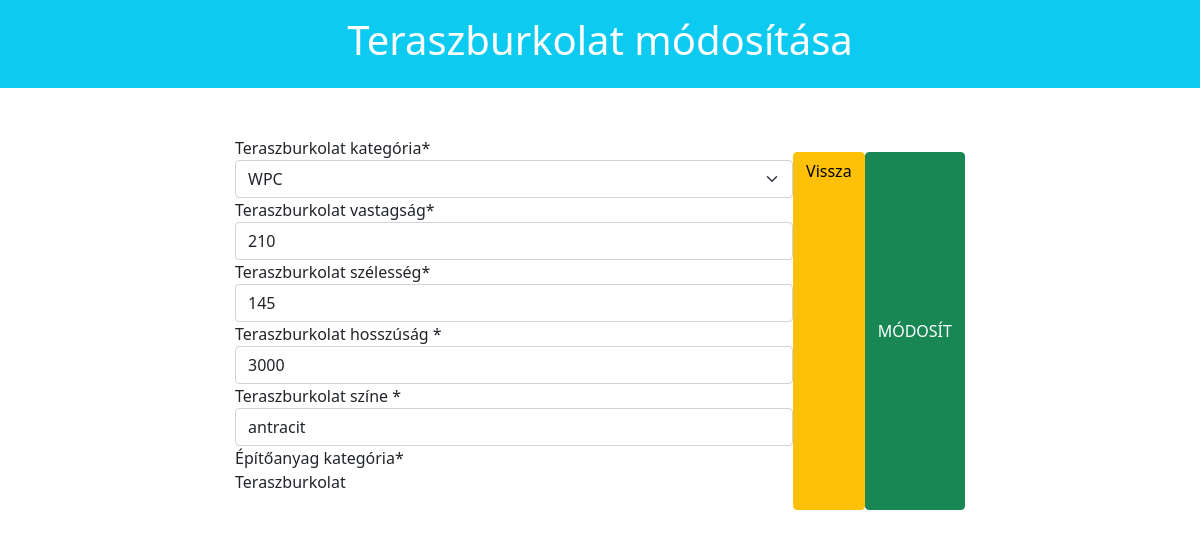
Screenshot of /Login/app/index.php?controller=terracefloor&action=edit&terracefloorID=2 (signed in) with the database file from the repository.
### tables this page shows
CREATE TABLE `terracefloor` (
  `terracefloorID` int(11) NOT NULL,
  `terracefloorCategoryID` int(11) NOT NULL,
  `thickness` varchar(45) NOT NULL,
  `width` varchar(45) NOT NULL,
  `length` varchar(45) NOT NULL,
  `terracefloorColor` varchar(45) NOT NULL,
  `materialID` int(11) NOT NULL
);

### Login/app/controller/TerracefloorController.php (called while the page is built, shortened)
<?php
require_once('model\TerracefloorDao.php');
require_once('model\TerracefloorCategoryDao.php');
class TerracefloorController {
    public function load($view, $data=[]){
        extract($data);
        include("view/terracefloor/{$view}.php");
        return $data;
    }
       public function loadTerracefloorToEdit(int $terracefloorID){
        $terracefloorDaoObj = new TerracefloorDao();
        $terracefloorData = $terracefloorDaoObj->getTerracefloorById($terracefloorID);
        $terracefloorCategoryDaoObj = new TerracefloorCategoryDao();
        $terracefloorCategories = $terracefloorCategoryDaoObj -> getAllTerracefloorCategory();
        return $this->load('edit',[
            'terracefloor' => $terracefloorData,
            'terracefloorCategories' => $terracefloorCategories,
        ]);
       }
}
?>

### Login/app/model/TerracefloorDao.php (called while the page is built, shortened)
<?php
    class TerracefloorDao {
        public function getTerracefloorById(int $terracefloorID){
            $dbObj = new Db();
            $conn = $dbObj->getConnection();
            $statement = $conn->prepare("SELECT t.terracefloorID, tc.terracefloorCategoryID, t.thickness, t.width, t.length, t.terracefloorColor, m.materialID FROM terracefloor as t INNER JOIN terracefloor_category as tc ON t.terracefloorCategoryID = tc.terracefloorCategoryID INNER JOIN material as m ON t.materialID = m.materialID WHERE t.terracefloorID = :terracefloorID");
            $statement -> setFetchMode(\PDO::FETCH_OBJ);
            $statement->execute([
                ':terracefloorID'=>$terracefloorID,
            ]);
            return $statement->fetch();
        }
    }
    ?>

### Login/app/model/TerracefloorCategoryDao.php (called while the page is built, shortened)
<?php
class TerracefloorCategoryDao {
    public function getAllTerracefloorCategory(){
        $dbObj = new Db();
        $conn = $dbObj->getConnection();
        $statement = $conn->prepare("SELECT * FROM terracefloor_category  ORDER BY terracefloorCategoryID");
        $statement->setFetchMode(\PDO::FETCH_OBJ);
        $statement->execute();
        return $statement->fetchAll();
    }
}
?>

### Login/app/view/terracefloor/edit.php (the view, shortened to what this page needs)
<div class="row">
    <div class="jumbotron bg-info text-white pt-3 pb-3">
        <h1 class="display3 text-center">Teraszburkolat módosítása</h1>
    </div>
</div>
<div class="container mt-5 d-flex justify-content-center">
    <div class="col-sm-6">
        <form action="index.php?controller=terracefloor&action=update&terracefloorID=<?php echo $terracefloor->terracefloorID;?>" method="POST">
        <div class="form-group">
                <label for="[terracefloor]terracefloorCategoryID">Teraszburkolat kategória*</label>
                <select class="form-select" name="terracefloor[terracefloorCategoryID]" id="terracefloor[terracefloorCategoryID]">
                    <?php
                        $selected = "";
                        foreach ($terracefloorCategories as $terracefloorCategory) {
                            $terracefloor->terracefloorCategoryID == $terracefloorCategory->terracefloorCategoryID ? $selected = "selected" : $selected = "";
                           echo "<option value=" .$terracefloorCategory->terracefloorCategoryID ." $selected> $terracefloorCategory->terracefloorCategoryName </option>";
                        }
                    ?>
                </select>
                </div>
            <div class="form-group">
                <label for="thickness">Teraszburkolat vastagság*</label>
                <input type="text" class="form-control" name="terracefloor[thickness]" id="thickness"  value=<?php echo $terracefloor->thickness;?> required>
            </div>
            <div class="form-group">
                <label for="width">Teraszburkolat szélesség*</label>
                <input type="text" class="form-control" name="terracefloor[width]" id="width"
                value=<?php echo $terracefloor->width; ?> required>
            </div>
            <div class="form-group">
                <label for="length">Teraszburkolat hosszúság *</label>
                <input type="text" class="form-control" name="terracefloor[length]" id="length"
                value=<?php echo $terracefloor->length; ?> required>
            </div>
            <div class="form-group">
                <label for="terracefloorColor">Teraszburkolat színe *</label>
                <input type="text" class="form-control" name="terracefloor[terracefloorColor]" id="terracefloorColor"
                value=<?php echo $terracefloor->terracefloorColor; ?> required>
            </div>
                <div class="form-group">
                <label for="materialID">Építőanyag kategória*</label>
    <p class="form-control-static">Teraszburkolat</p>
            </div>
            </div>
            <div class="form-group mt-3 justify-content-between d-flex">
                <a href="javascript:history.go(-1)" class="btn btn-warning">Vissza</a>
                <button type="submit" class="btn btn-success text-white" name="update"> MÓDOSÍT </button>
            </div>
    </div>

### rows the page displays
terracefloor: thickness "210", width "145", length "3000", terracefloorColor "antracit"

### other values shown
form field value "WPC"
